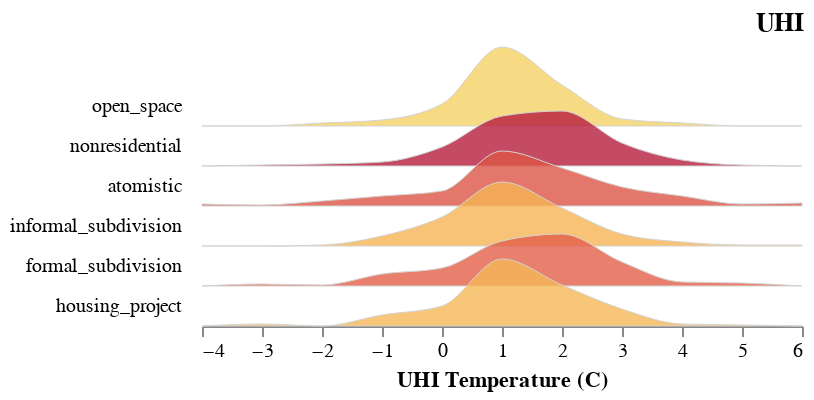

Write notebook code for a chart like this one.
### Code cell
g = uhdf_country.loc[uhdf_country.file.isin(['daytime_UHI_2020.csv'])] #'nighttime_UHI_2020.csv''daytime_UHI_2020.csv'
step = 20
overlap = 1

alt.Chart(g, height=step).transform_joinaggregate(
    mean_val='mean(val)', groupby=['class']
).transform_bin(
    ['bin_max', 'bin_min'], 'val'
).transform_aggregate(
    value='count()', groupby=['class', 'mean_val', 'bin_min', 'bin_max']
).transform_impute(
    impute='value', groupby=['class', 'mean_val'], key='bin_min', value=0
).mark_area(
    interpolate='monotone',
    fillOpacity=0.8,
    stroke='lightgray',
    strokeWidth=0.5
).encode(
    alt.X('bin_min:Q')
        .bin('binned')
        .title('UHI Temperature (C)'),
    alt.Y('value:Q')
        .axis(None)
        .scale(range=[step, -step * overlap]),
    alt.Fill('mean_val:Q')
        .legend(None)
        .scale(scheme='goldred')
).facet(
    row=alt.Row('class:N',sort=alt.EncodingSortField('val', op='median', order='descending'))
        .title(None)
        .header(labelAngle=0, labelAlign='left'),
    #sort=alt.EncodingSortField('val', op='mean', order='descending')
).properties(
    title='UHI',
    bounds='flush'
).configure_facet(
    spacing=0
).configure_view(
    stroke=None
).configure_title(
    anchor='end'
)

### Figure 1 — Vega-Lite specification as saved in the notebook (floating-point values rounded to 4 significant figures; data arrays with more than 128 entries replaced by an {"elided": "..."} marker saying what was removed)
{"config": {"view": {"continuousWidth": 300, "continuousHeight": 300, "stroke": null}, "facet": {"spacing": 0}, "title": {"anchor": "end"}}, "data": {"name": "data-6bee9b9043a2e547bccbf953932dded5"}, "facet": {"row": {"field": "class", "header": {"labelAngle": 0, "labelAlign": "left"}, "sort": {"field": "val", "op": "median", "order": "descending"}, "title": null, "type": "nominal"}}, "spec": {"mark": {"type": "area", "fillOpacity": 0.8, "interpolate": "monotone", "stroke": "lightgray", "strokeWidth": 0.5}, "encoding": {"fill": {"field": "mean_val", "legend": null, "scale": {"scheme": "goldred"}, "type": "quantitative"}, "x": {"bin": "binned", "field": "bin_min", "title": "UHI Temperature (C)", "type": "quantitative"}, "y": {"axis": null, "field": "value", "scale": {"range": [20, -20]}, "type": "quantitative"}}, "height": 20, "transform": [{"joinaggregate": [{"op": "mean", "field": "val", "as": "mean_val"}], "groupby": ["class"]}, {"bin": true, "field": "val", "as": ["bin_max", "bin_min"]}, {"aggregate": [{"op": "count", "as": "value"}], "groupby": ["class", "mean_val", "bin_min", "bin_max"]}, {"impute": "value", "key": "bin_min", "groupby": ["class", "mean_val"], "value": 0}]}, "bounds": "flush", "title": "UHI", "$schema": "https://vega.github.io/schema/vega-lite/v5.14.1.json", "datasets": {"data-6bee9b9043a2e547bccbf953932dded5": {"elided": "964 records"}}}
